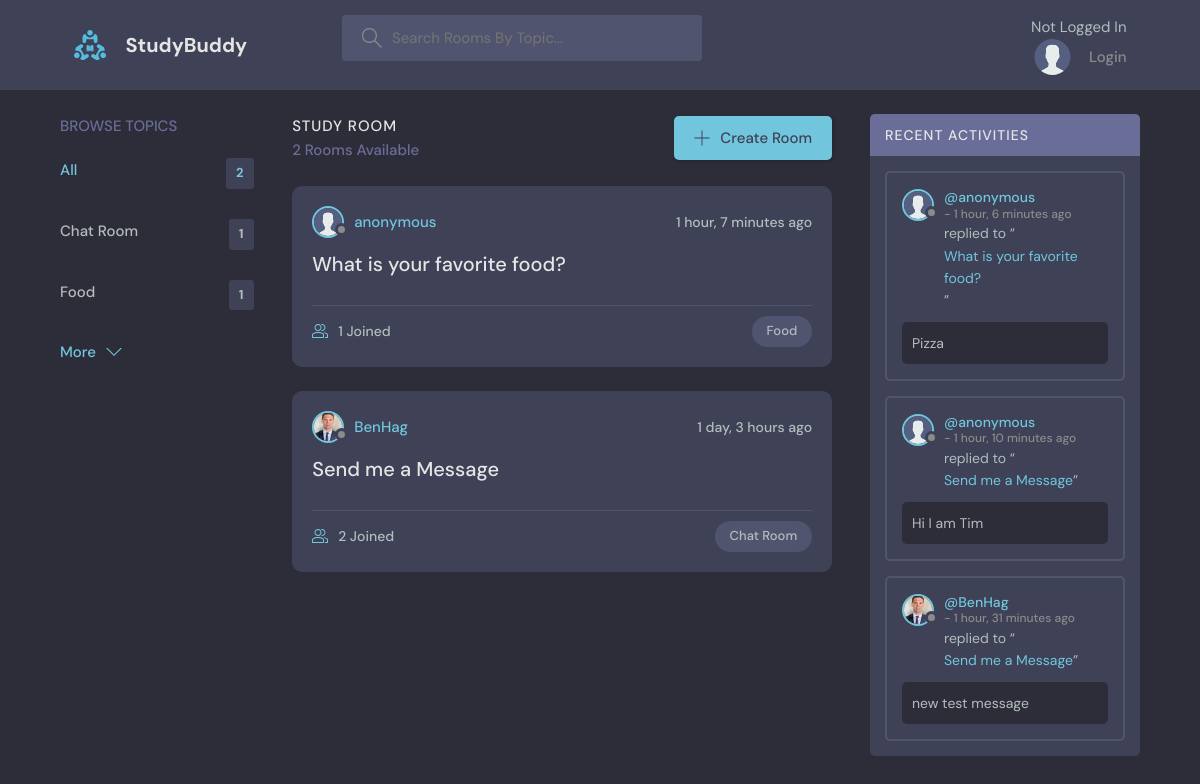
The page / on the database its author committed.
### base/models.py (models this page shows, shortened)
class Topic(models.Model):
    name = models.CharField(max_length = 200)

class Room(models.Model):
    host = models.ForeignKey(User, on_delete = models.SET_NULL, null = True)
    topic = models.ForeignKey(Topic, on_delete = models.SET_NULL, null = True) # if the topic is deleted, room's topic set to null
    name = models.CharField(max_length = 200)
    description = models.TextField(null = True, blank = True) # null for db, blank for form submissions-
    participants = models.ManyToManyField(User, related_name = 'participants') # many to many relationship with User (by fk)
    updated = models.DateTimeField(auto_now = True) # field will be timestamped with every edit to the model
    created = models.DateTimeField(auto_now_add = True) # timestamp for when the model was created
    class Meta: # it allows you to specify options (also known as metadata)
        ordering = ['-updated', '-created'] # newest room will be displayed first
    def __str__(self):
        return self.name

class User(AbstractUser):
    username = models.CharField(max_length = 200, default = 'Anonymous', null=True) # default name for the user
    email = models.EmailField(unique = True) # email field for the user
    bio = models.TextField(default = 'No bio...') # bio field for the user
    avatar = models.ImageField(null=False, default="avatar.svg")
    USERNAME_FIELD = 'email'
    REQUIRED_FIELDS = []

class Message(models.Model):
    user = models.ForeignKey(User, on_delete = models.CASCADE) # from default User model
    room = models.ForeignKey(Room, on_delete = models.CASCADE) # if the room is deleted, delete the message
    body = models.TextField()
    updated = models.DateTimeField(auto_now = True)
    created = models.DateTimeField(auto_now_add = True)
    class Meta: # it allows you to specify options (also known as metadata)
        ordering = ['-updated', '-created'] # newest message will be displayed first
    def __str__(self):
        return self.body[0:50] # return the first 50 characters of the message body in the preview

### base/views.py (the view)
# urls.py: path('', views.home, name = 'home'),
def home(request):
    q = request.GET.get('q') if request.GET.get('q') != None else '' # inline if else to get query from URL (search)
    rooms = Room.objects.filter(Q(topic__name__icontains = q) | # search by topic or name or description
                                Q(topic__name__icontains = q) |
                                Q(description__icontains = q)) # makes sure the topic name contains the query
    topics = Topic.objects.all()[0:5] # get the first 5 topics
    room_messages = Message.objects.all() # get all messages
    room_count = rooms.count() # get the count of rooms
    room_messages = Message.objects.filter(Q(room__topic__name__icontains = q))
    context = {'rooms': rooms,  'topics': topics, 'room_count' : room_count, 'room_messages': room_messages} # create a context dictionary for the passed data
    return render(request, 'base/home.html', context) # third arg expected as a dictionary {'rooms': rooms}

### base/templates/base/home.html (shortened to what this page needs)
{%extends 'base.html'%}
{%block content%}
    <main class="layout layout--3">
      <div class="container">
        {%include 'base/topics_component.html'%}
        <div class="roomList">
          <div class="roomList__header">
            <div>
              <h2>Study Room</h2>
              <p>{{room_count}} Rooms Available</p>
            </div>
            <a class="btn btn--main" href="{% url 'create-room' %}">
              <svg version="1.1" xmlns="http://www.w3.org/2000/svg" width="32" height="32" viewBox="0 0 32 32">
                <title>add</title>
                <path
                  d="M16.943 0.943h-1.885v14.115h-14.115v1.885h14.115v14.115h1.885v-14.115h14.115v-1.885h-14.115v-14.115z"
                ></path>
              </svg>
              Create Room
            </a>
          </div>
        {% include 'base/feed_component.html' %}
        </div>
        {% include 'base/activity_component.html' %}
      </div>
    </main>
{%endblock%}

### base/templates/base/topics_component.html
<div class="topics">
    <div class="topics__header">
      <h2>Browse Topics</h2>
    </div>
    <ul class="topics__list">
      <li>
        <a href="{% url 'home' %}" class="active">All <span>{{topics.count}}</span></a>
      </li>
          {%for topic in topics%}
          <li>
              <a href = "{% url 'home' %}?q={{topic.name}}">{{topic.name}}<span>{{topic.room_set.all.count}}</span></a>
          </li>
          {%endfor%}
    </ul>
    <a class="btn btn--link" href="{% url 'topics' %}">
      More
      <svg version="1.1" xmlns="http://www.w3.org/2000/svg" width="32" height="32" viewBox="0 0 32 32">
        <title>chevron-down</title>
        <path d="M16 21l-13-13h-3l16 16 16-16h-3l-13 13z"></path>
      </svg>
    </a>
  </div>

### base/templates/base/feed_component.html (shortened to what this page needs)
{% for room in rooms %}
<div class="roomListRoom">
    <div class="roomListRoom__header">
      <a href="{% url 'user-profile' room.host.id %}" class="roomListRoom__author">
        <div class="avatar avatar--small">
          <img src="{{room.host.avatar.url}}" />
        </div>
        <span>{{room.host.username}}</span>
      </a>
      <div class="roomListRoom__actions">
        <span>{{room.created|timesince}} ago </span>
      </div>
    </div>
    <div class="roomListRoom__content">
      <a href="{% url 'room' room.id %}">{{room.name}}</a>
    </div>
    <div class="roomListRoom__meta">
      <a href="{% url 'room' room.id %}" class="roomListRoom__joined">
        {{room.participants.all.count}} Joined
      </a>
      <p class="roomListRoom__topic">{{room.topic.name}}</p>
    </div>
  </div>
{% endfor %}

### base/templates/base/activity_component.html (shortened to what this page needs)
<div class="activities">
    <div class="activities__header">
      <h2>Recent Activities</h2>
    </div>
    {%for message in room_messages%}
    <div class="activities__box">
      <div class="activities__boxHeader roomListRoom__header">
        <a href="{% url 'user-profile' message.user.id%}" class="roomListRoom__author">
          <div class="avatar avatar--small">
            <img src="{{message.user.avatar.url}}" />
          </div>
          <p>
            @{{message.user.username}}
            <span> - {{message.created|timesince}} ago</span>
          </p>
        </a>
      </div>
      <div class="activities__boxContent">
        <p>replied to “<a href="{% url 'room' message.room.id %}">{{message.room}}</a>”</p>
        <div class="activities__boxRoomContent">
            {{message}}
        </div>
      </div>
    </div>
    {% endfor %}
  </div>

### rows shown on the page
Topic: name "Chat Room", room_set.all.count "1"
Topic: name "Food", room_set.all.count "1"
Room: host.avatar (placeholder picture), host.username "anonymous", created "1 hour, 7 minutes", name "What is your favorite food?", participants.all.count "1", topic.name "Food"
Room: host.avatar (picture), host.username "BenHag", created "1 day, 3 hours", name "Send me a Message", participants.all.count "2", topic.name "Chat Room"
Message: user.avatar (placeholder picture), user.username "anonymous", created "1 hour, 6 minutes", room "What is your favorite food?", body "Pizza"
Message: user.avatar (placeholder picture), user.username "anonymous", created "1 hour, 10 minutes", room "Send me a Message", body "Hi I am Tim"
Message: user.avatar (picture), user.username "BenHag", created "1 hour, 31 minutes", room "Send me a Message", body "new test message"

### other values the page prints
{{ topics.count }} "2"
{{ room_count }} "2"
